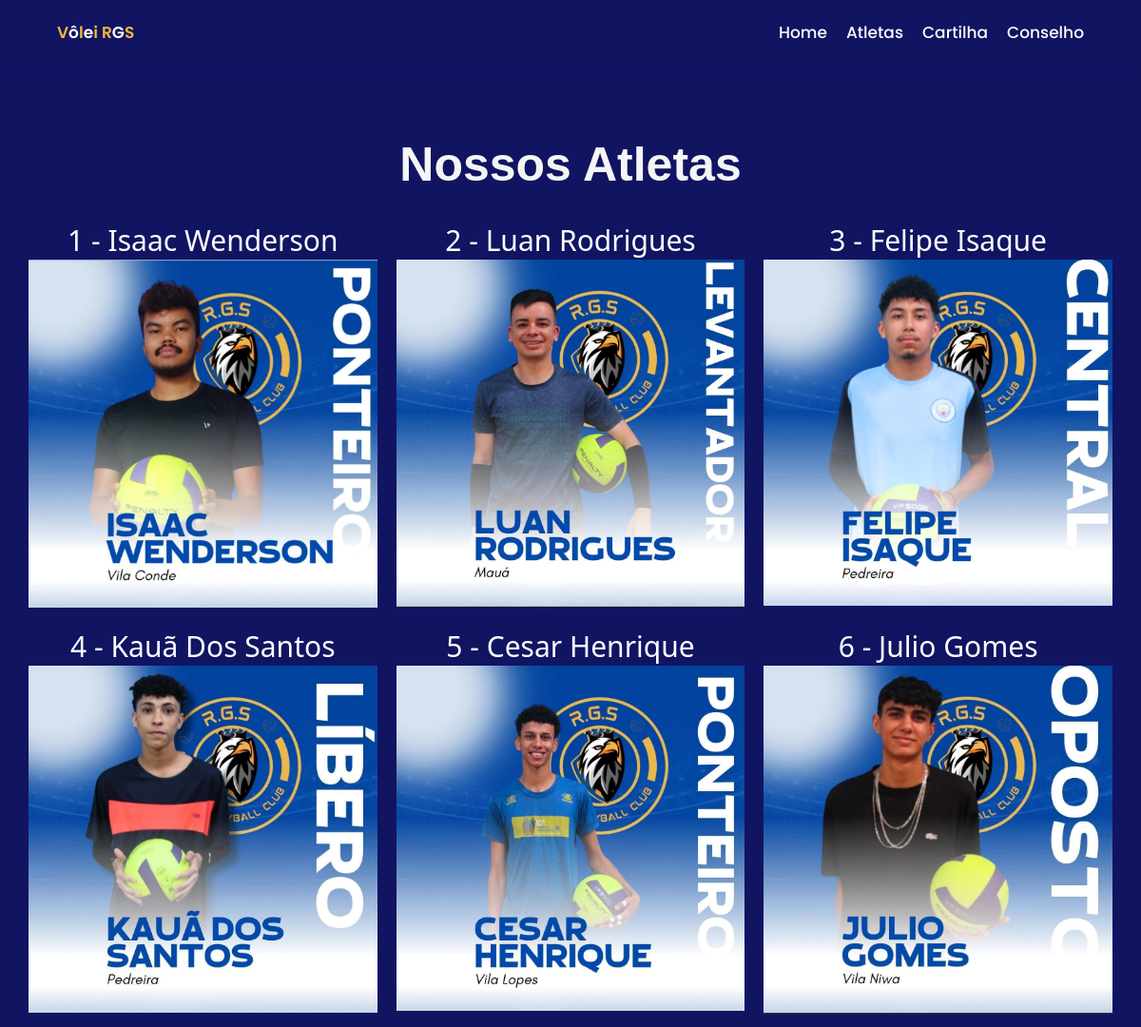
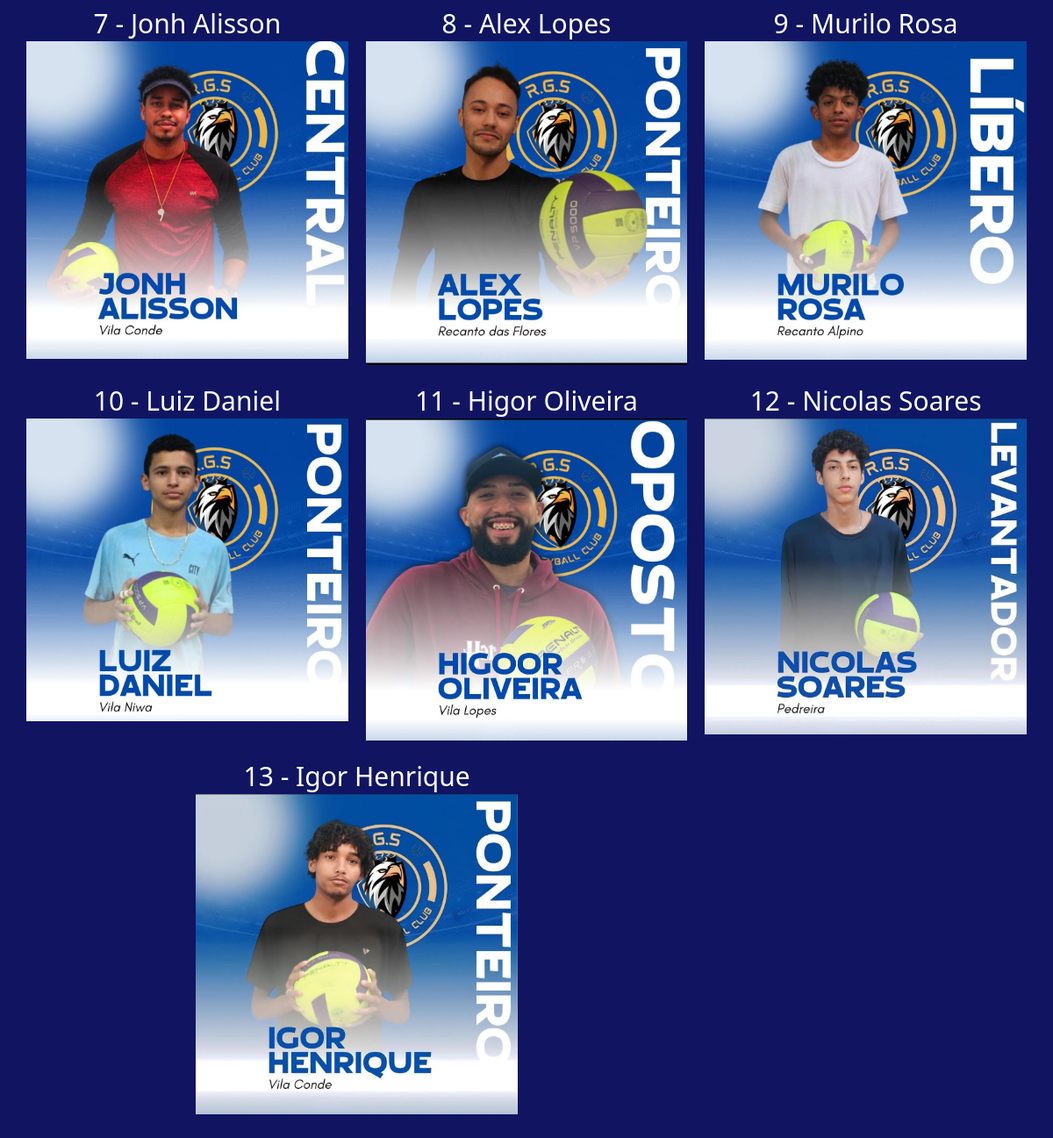
/html/atletas.php, run on the app's committed database (2 pictures, top to bottom).
### tables this page shows
create table complementaresFilmes(
codigo_Complementares int NOT NULL AUTO_INCREMENT,
codigo_Filme int NOT NULL,
imagem_Capa varchar(100),
link_Trailer1 varchar(400),
link_Trailer2 varchar(400),
PRIMARY KEY (codigo_Complementares),
foreign key (codigo_Filme) REFERENCES filme(codigo_Filme)
);

create table filme(
codigo_Filme int NOT NULL AUTO_INCREMENT,
nome_Filme varchar(100),
sinopse varchar(2000),
produtora varchar(50),
data_Lancamento date,
genero varchar(50),
idioma varchar(15),
receita double(12,2),
PRIMARY KEY (codigo_Filme)
);

### html/atletas.php (the view, shortened to what this page needs)
<html lang="en">
<head>
    <link rel="stylesheet" href="../css/atletas.css">
    <link rel="stylesheet" href="../css/cabecalho.css">
</head>
<body>
    <?php
    require_once("../conexao/Conexao.php");
    mysqli_set_charset($conecta, "utf8");
    require_once("cabecalho.php");
    $consultaComplementaresFilmes = "SELECT * FROM complementaresFilmes";
    $_consultaComplementaresFilme = mysqli_query($conecta, $consultaComplementaresFilmes);
    ?>
    <br><br><br><br>
    <main>
        <h1>Nossos Atletas</h1>
        <ul class="container">
            <?php
            while ($registro = mysqli_fetch_array($_consultaComplementaresFilme)) {
                $codigoFilme = $registro["codigo_Filme"];
                $consultaNomeFilme = "SELECT nome_Filme, sinopse FROM filme WHERE codigo_Filme = $codigoFilme";
                $_consultaNomeFilme = mysqli_query($conecta, $consultaNomeFilme);
                $registroNomeFilme = mysqli_fetch_array($_consultaNomeFilme);
            ?>
                <div class="conteudo">
                    <div class="hover-text">
                        <li class="item">
                            <?php echo $registro["codigo_Filme"] . " - " . $registroNomeFilme["nome_Filme"]; ?>
                            <a href="descricaoatleta.php?codigo=<?php echo $registro["codigo_Filme"] ?>" target="_blank">
                                <img class="imagem_capa" src="<?php echo $registro["imagem_Capa"] ?>">
                            </a>
                        </li>
                    </div>
                </div>
                <br>
            <?php
            }
            ?>
        </ul>
    </main>
</body>
</html>

### html/cabecalho.php (shortened to what this page needs)
<!DOCTYPE html>
<html lang="Pt-br">
<head>
    <link href='https://unpkg.com/boxicons@2.1.2/css/boxicons.min.css' rel='stylesheet'>
    <link rel="stylesheet" href="../css/home.css">
    <link href='https://unpkg.com/boxicons@2.1.4/css/boxicons.min.css' rel='stylesheet'>
</head>
<body>
    <header>
        <nav class="navigation">
            <a href="../html/home.html" class="logo">V<span>ô</span>l<span>e</span>i R<span>G</span>S</a>
            <ul class="nav-menu">
                <li class="nav-item"><a href="../html/home.html">Home</a></li>
                <li class="nav-item"><a href="../html/atletas.php">Atletas</a></li>
                <li class="nav-item"><a href="../Cartilha Vôlei RGS .pdf">Cartilha</a></li>
                <li class="nav-item"><a href="#">Conselho</a></li>
            </ul>
        </nav>
    </header>
</body>
</html>

### css/atletas.css (style rules this page uses)
* { margin: 0px; padding: 0px; box-sizing: border-box; }
body { background-color: #111461; }
ul.container { display: flex; flex-wrap: wrap; justify-content: space-around; padding: 20px; }
.conteudo { flex: 0 0 calc(33.33% - 20px); margin: 10px; position: relative; }
.item { padding: 0; }
a { display: block; color: #FFFFFF; border-radius: inherit; }
li { list-style: none; color: white; text-align: center; padding-top: 3px; padding-bottom: 3px; font-family: system-ui, -apple-system, BlinkMacSystemFont, 'Segoe UI', Roboto, Oxygen, Ubuntu, Cantarell, 'Open Sans', 'Helvetica Neue', sans-serif; font-size: 3rem; }
h1 { text-align: center; color: whitesmoke; font-family: 'Trebuchet MS', 'Lucida Sans Unicode', 'Lucida Grande', 'Lucida Sans', Arial, sans-serif; margin-top: 80px; font-size: 5rem; }
.conteudo img { max-width: 100%; height: auto; object-fit: cover; }
.hover-text { position: relative; font-family: Avenir; text-align: center; }

### css/cabecalho.css (style rules this page uses)
:root { --orange:#f4b63d; --black:#000000; --light-color:#fffbfb; --box-shadow:0 .5rem 1.5rem rgba(0,0,0,.1); --border:.2rem solid rgba(0,0,0,.1); --outline:.1rem solid rgba(0,0,0,.1); --outline-hover:.2rem solid var(--black); }
* { font-family: 'Poppins', sans-serif; margin:0; padding:0; box-sizing: border-box; outline: none; border:none; text-decoration: none; text-transform: capitalize; transition: all .2s linear; }
html { font-size: 62.5%; overflow-x: hidden; scroll-behavior: smooth; scroll-padding-top: 80rem; color: white; }
body { background:#921919; }

### css/home.css (style rules this page uses)
* { margin: 0; padding: 0; box-sizing: border-box; font-family: 'Poppins', sans-serif; list-style: none; text-decoration: none; background-color: #111461; }
:root { --red: #f4b63d; --white: #111461; --dark: #ffffff; }
body { color: var(--dark); background: var(--white); }
.navigation { display: flex; align-items: center; justify-content: space-between; padding: 18px 5%; box-shadow: 0 0.1rem 0.5rem #111461; width: 100%; background: var(--white); transition: all 0.5s; position: fixed; color: #ffffff; }
.navigation .logo { color: var(--red); font-size: 1.7rem; font-weight: 600; }
.logo span { color: var(--dark); }
.navigation ul { display: flex; align-items: center; gap: 2rem; }
.navigation ul li a { color: var(--dark); font-size: 17px; font-weight: 500; transition: all 0.5s; }

### data on the page
complementaresfilmes: codigo_Filme "1", codigo_Filme.nome_Filme "Isaac Wenderson", imagem_Capa (picture)
complementaresfilmes: codigo_Filme "2", codigo_Filme.nome_Filme "Luan Rodrigues", imagem_Capa (picture)
complementaresfilmes: codigo_Filme "3", codigo_Filme.nome_Filme "Felipe Isaque", imagem_Capa (picture)
complementaresfilmes: codigo_Filme "4", codigo_Filme.nome_Filme "Kauã Dos Santos", imagem_Capa (picture)
complementaresfilmes: codigo_Filme "5", codigo_Filme.nome_Filme "Cesar Henrique", imagem_Capa (picture)
complementaresfilmes: codigo_Filme "6", codigo_Filme.nome_Filme "Julio Gomes", imagem_Capa (picture)
complementaresfilmes: codigo_Filme "7", codigo_Filme.nome_Filme "Jonh Alisson", imagem_Capa (picture)
complementaresfilmes: codigo_Filme "8", codigo_Filme.nome_Filme "Alex Lopes", imagem_Capa (picture)
complementaresfilmes: codigo_Filme "9", codigo_Filme.nome_Filme "Murilo Rosa", imagem_Capa (picture)
complementaresfilmes: codigo_Filme "10", codigo_Filme.nome_Filme "Luiz Daniel", imagem_Capa (picture)
complementaresfilmes: codigo_Filme "11", codigo_Filme.nome_Filme "Higor Oliveira", imagem_Capa (picture)
complementaresfilmes: codigo_Filme "12", codigo_Filme.nome_Filme "Nicolas Soares", imagem_Capa (picture)
complementaresfilmes: codigo_Filme "13", codigo_Filme.nome_Filme "Igor Henrique", imagem_Capa (picture)
